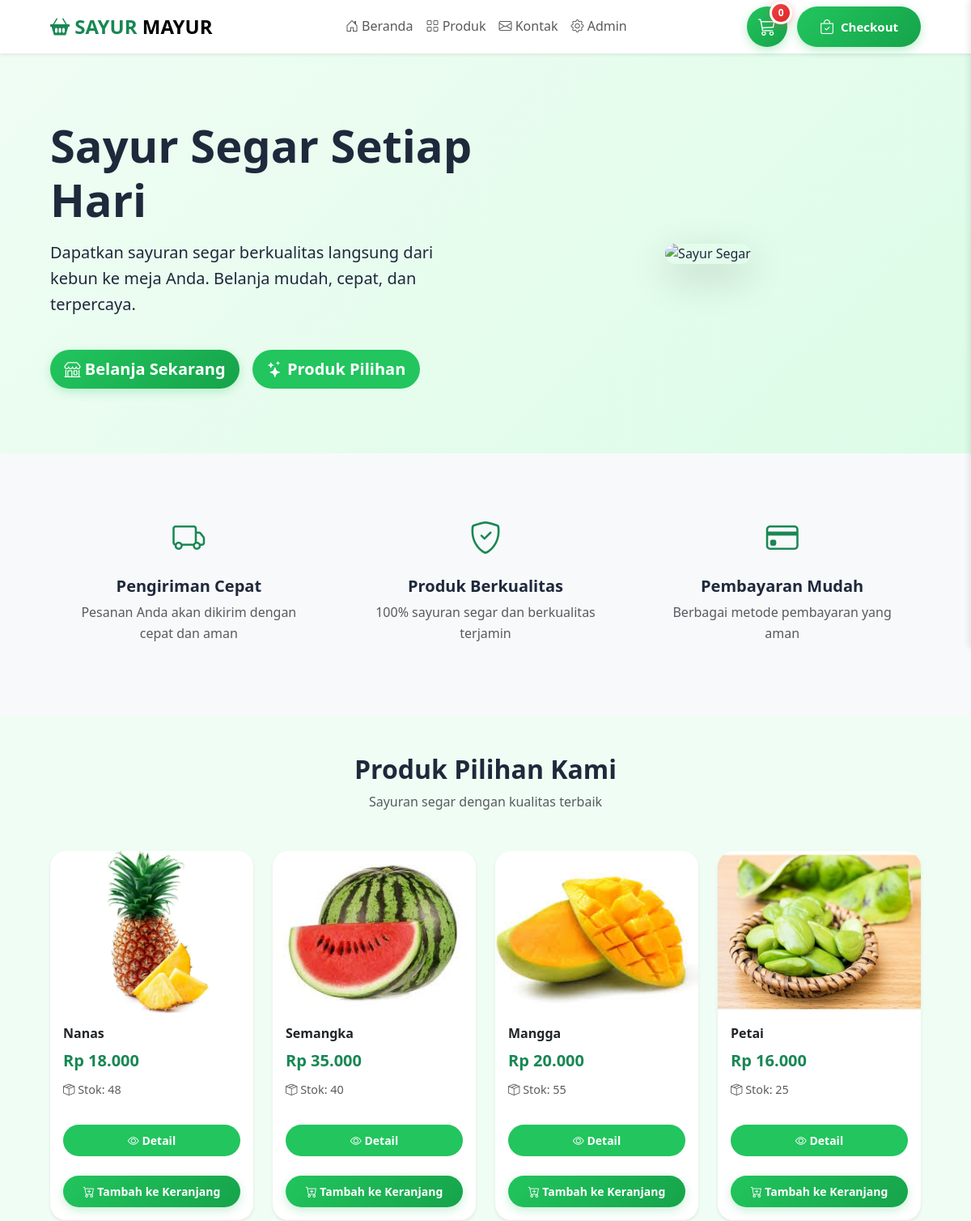
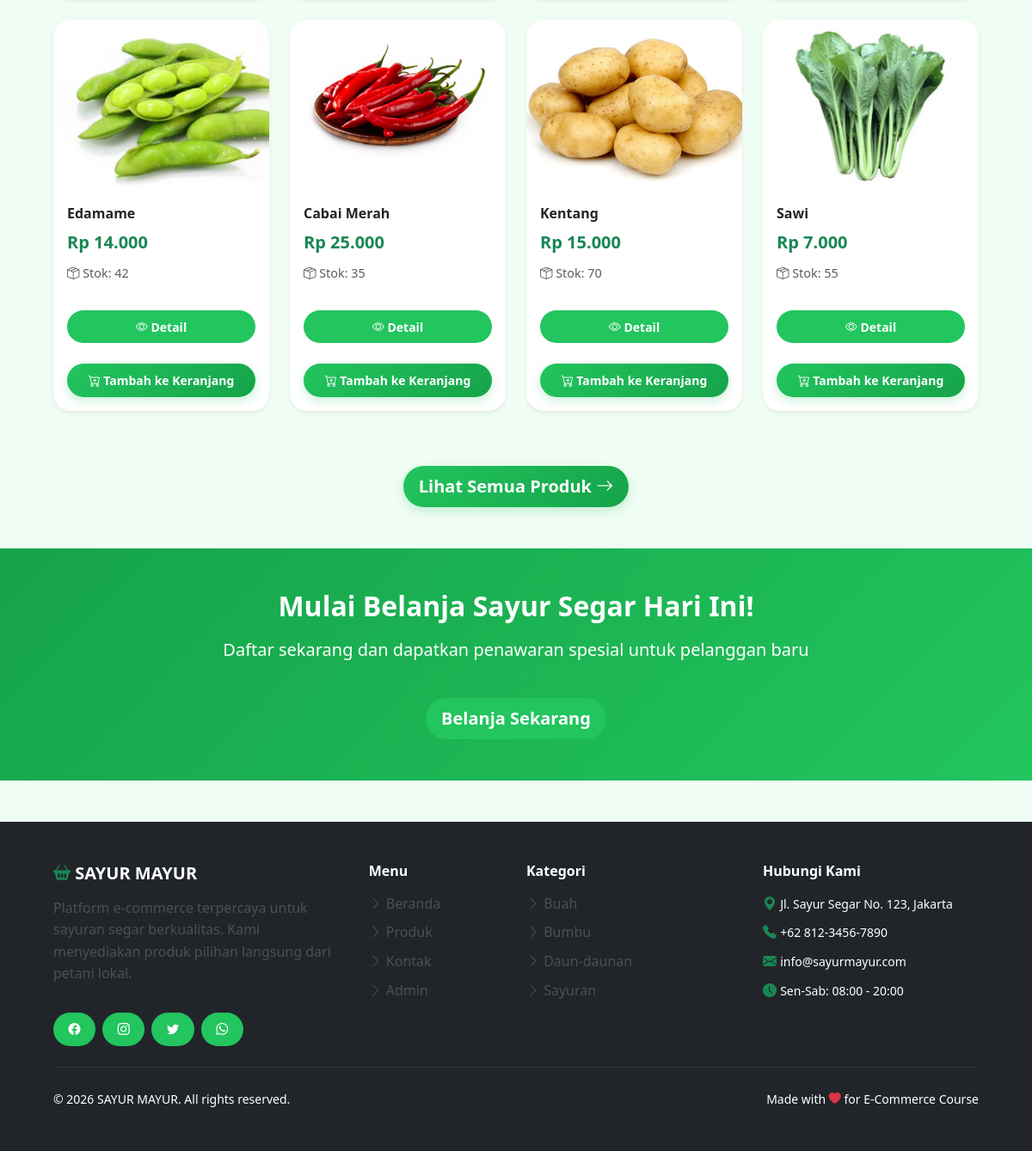
The page / on the database its author committed (2 pictures, top to bottom).
### tables this page shows
CREATE TABLE IF NOT EXISTS `produk` (
  `id` int(11) NOT NULL AUTO_INCREMENT,
  `nama` varchar(100) NOT NULL,
  `deskripsi` text,
  `harga` decimal(10,2) NOT NULL,
  `stock` int(11) NOT NULL DEFAULT 0,
  `gambar` varchar(255) DEFAULT 'default.jpg',
  `kategori` varchar(50) DEFAULT NULL,
  `berat` int(11) DEFAULT NULL COMMENT 'Berat dalam gram',
  `created_at` timestamp NOT NULL DEFAULT CURRENT_TIMESTAMP,
  `updated_at` timestamp NOT NULL DEFAULT CURRENT_TIMESTAMP ON UPDATE CURRENT_TIMESTAMP,
  PRIMARY KEY (`id`)
);

CREATE TABLE IF NOT EXISTS `kategori` (
  `id` int(11) NOT NULL AUTO_INCREMENT,
  `nama` varchar(50) NOT NULL UNIQUE,
  `deskripsi` text,
  `icon` varchar(50) DEFAULT NULL,
  `created_at` timestamp NOT NULL DEFAULT CURRENT_TIMESTAMP,
  PRIMARY KEY (`id`)
);

### config/functions.php (called while the page is built, shortened)
<?php
function sanitize($data) {
    return htmlspecialchars(trim($data), ENT_QUOTES, 'UTF-8');
}
function formatRupiah($angka) {
    return 'Rp ' . number_format($angka, 0, ',', '.');
}

### index.php (the view, shortened to what this page needs)
<?php
include 'config/koneksi.php';
include 'config/functions.php';
include 'includes/header.php';
$query = mysqli_query($conn, "SELECT * FROM produk WHERE stock > 0 ORDER BY id DESC LIMIT 8");
?>
<section class="hero-section">
  <div class="container">
    <div class="row align-items-center">
      <div class="col-lg-6">
        <h1 class="display-4 fw-bold mb-3">Sayur Segar Setiap Hari</h1>
        <p class="lead mb-4">Dapatkan sayuran segar berkualitas langsung dari kebun ke meja Anda. Belanja mudah, cepat, dan terpercaya.</p>
        <div class="d-flex gap-3">
          <a href="products.php" class="btn btn-success btn-lg">
            <i class="bi bi-shop"></i> Belanja Sekarang
          </a>
          <a href="#featured" class="btn btn-outline-success btn-lg">
            <i class="bi bi-stars"></i> Produk Pilihan
          </a>
        </div>
      </div>
      <div class="col-lg-6 text-center">
        <img src="https://images.unsplash.com/photo-1540420773420-3366772f4999?w=600"
             alt="Sayur Segar" class="img-fluid rounded-4 shadow-lg"
             style="max-height: 400px; object-fit: cover;">
      </div>
    </div>
  </div>
</section>
<section class="py-5 bg-light">
  <div class="container">
    <div class="row text-center g-4">
      <div class="col-md-4">
        <div class="feature-box p-4">
          <div class="icon-box mb-3">
            <i class="bi bi-truck fs-1 text-success"></i>
          </div>
          <h5 class="fw-bold">Pengiriman Cepat</h5>
          <p class="text-muted">Pesanan Anda akan dikirim dengan cepat dan aman</p>
        </div>
      </div>
      <div class="col-md-4">
        <div class="feature-box p-4">
          <div class="icon-box mb-3">
            <i class="bi bi-shield-check fs-1 text-success"></i>
          </div>
          <h5 class="fw-bold">Produk Berkualitas</h5>
          <p class="text-muted">100% sayuran segar dan berkualitas terjamin</p>
        </div>
      </div>
      <div class="col-md-4">
        <div class="feature-box p-4">
          <div class="icon-box mb-3">
            <i class="bi bi-credit-card fs-1 text-success"></i>
          </div>
          <h5 class="fw-bold">Pembayaran Mudah</h5>
          <p class="text-muted">Berbagai metode pembayaran yang aman</p>
        </div>
      </div>
    </div>
  </div>
</section>
<section id="featured" class="py-5">
  <div class="container">
    <div class="text-center mb-5">
      <h2 class="fw-bold">Produk Pilihan Kami</h2>
      <p class="text-muted">Sayuran segar dengan kualitas terbaik</p>
    </div>
    <div class="row g-4">
      <?php while ($product = mysqli_fetch_assoc($query)): ?>
        <div class="col-lg-3 col-md-4 col-sm-6">
          <div class="product-card card h-100 border-0 shadow-sm">
            <div class="product-image position-relative">
              <img src="assets/img/<?= sanitize($product['gambar']); ?>"
                   class="card-img-top"
                   alt="<?= sanitize($product['nama']); ?>"
                   style="height: 200px; object-fit: cover;">
            </div>
            <div class="card-body d-flex flex-column">
              <h6 class="card-title fw-bold"><?= sanitize($product['nama']); ?></h6>
              <p class="text-success fw-bold fs-5 mb-2"><?= formatRupiah($product['harga']); ?></p>
              <div class="text-muted small mb-3">
                <i class="bi bi-box-seam"></i> Stok: <?= $product['stock']; ?>
              </div>
              <div class="mt-auto d-grid gap-2">
                <a href="product_detail.php?id=<?= $product['id']; ?>" class="btn btn-outline-success btn-sm">
                  <i class="bi bi-eye"></i> Detail
                </a>
                <button class="btn btn-success btn-sm" onclick="addToCart({
                  id: <?= $product['id']; ?>,
                  name: '<?= sanitize($product['nama']); ?>',
                  price: <?= $product['harga']; ?>,
                  image: 'assets/img/<?= sanitize($product['gambar']); ?>'
                })">
                  <i class="bi bi-cart-plus"></i> Tambah ke Keranjang
                </button>
              </div>
            </div>
          </div>
        </div>
      <?php endwhile; ?>
    </div>
    <div class="text-center mt-5">
      <a href="products.php" class="btn btn-success btn-lg">
        Lihat Semua Produk <i class="bi bi-arrow-right"></i>
      </a>
    </div>
  </div>
</section>
<section class="cta-section py-5 bg-success text-white">
  <div class="container text-center">
    <h2 class="fw-bold mb-3">Mulai Belanja Sayur Segar Hari Ini!</h2>
    <p class="lead mb-4">Daftar sekarang dan dapatkan penawaran spesial untuk pelanggan baru</p>
    <a href="products.php" class="btn btn-light btn-lg">Belanja Sekarang</a>
  </div>
</section>
<?php include 'includes/footer.php'; ?>

### includes/footer.php (shortened to what this page needs)
<footer class="bg-dark text-white mt-5">
  <div class="container py-5">
    <div class="row g-4">
      <div class="col-lg-4 col-md-6">
        <h5 class="fw-bold mb-3">
          <i class="bi bi-basket2-fill text-success"></i> SAYUR MAYUR
        </h5>
        <p class="text-light-emphasis">
          Platform e-commerce terpercaya untuk sayuran segar berkualitas.
          Kami menyediakan produk pilihan langsung dari petani lokal.
        </p>
        <div class="d-flex gap-2">
          <a href="#" class="btn btn-outline-light btn-sm">
            <i class="bi bi-facebook"></i>
          </a>
          <a href="#" class="btn btn-outline-light btn-sm">
            <i class="bi bi-instagram"></i>
          </a>
          <a href="#" class="btn btn-outline-light btn-sm">
            <i class="bi bi-twitter"></i>
          </a>
          <a href="#" class="btn btn-outline-light btn-sm">
            <i class="bi bi-whatsapp"></i>
          </a>
        </div>
      </div>
      <div class="col-lg-2 col-md-6">
        <h6 class="fw-bold mb-3">Menu</h6>
        <ul class="list-unstyled">
          <li class="mb-2">
            <a href="index.php" class="text-light-emphasis text-decoration-none">
              <i class="bi bi-chevron-right"></i> Beranda
            </a>
          </li>
          <li class="mb-2">
            <a href="products.php" class="text-light-emphasis text-decoration-none">
              <i class="bi bi-chevron-right"></i> Produk
            </a>
          </li>
          <li class="mb-2">
            <a href="contact.php" class="text-light-emphasis text-decoration-none">
              <i class="bi bi-chevron-right"></i> Kontak
            </a>
          </li>
          <li class="mb-2">
            <a href="admin/index.php" class="text-light-emphasis text-decoration-none">
              <i class="bi bi-chevron-right"></i> Admin
            </a>
          </li>
        </ul>
      </div>
      <div class="col-lg-3 col-md-6">
        <h6 class="fw-bold mb-3">Kategori</h6>
        <ul class="list-unstyled">
          <?php
            $result = mysqli_query($conn, "SELECT * FROM kategori ORDER BY nama ASC");
            if ($result && mysqli_num_rows($result) > 0) {
              while ($cat = mysqli_fetch_assoc($result)) {
                echo '<li class="mb-2">';
                echo '<a href="products.php?kategori=' . urlencode($cat['nama']) . '" class="text-light-emphasis text-decoration-none">';
                echo '<i class="bi bi-chevron-right"></i> ' . htmlspecialchars($cat['nama']);
                echo '</a></li>';
              }
            }
          ?>
        </ul>
      </div>
      <div class="col-lg-3 col-md-6">
        <h6 class="fw-bold mb-3">Hubungi Kami</h6>
        <ul class="list-unstyled">
          <li class="mb-2">
            <i class="bi bi-geo-alt-fill text-success"></i>
            <small>Jl. Sayur Segar No. 123, Jakarta</small>
          </li>
          <li class="mb-2">
            <i class="bi bi-telephone-fill text-success"></i>
            <small>+62 812-3456-7890</small>
          </li>
          <li class="mb-2">
            <i class="bi bi-envelope-fill text-success"></i>
            <small>info@sayurmayur.com</small>
          </li>
          <li class="mb-2">
            <i class="bi bi-clock-fill text-success"></i>
            <small>Sen-Sab: 08:00 - 20:00</small>
          </li>
        </ul>
      </div>
    </div>
    <hr class="my-4 border-secondary">
    <div class="row">
      <div class="col-md-6 text-center text-md-start">
        <small>
          &copy; <?= date('Y'); ?> SAYUR MAYUR. All rights reserved.
        </small>
      </div>
      <div class="col-md-6 text-center text-md-end">
        <small>
          Made with <i class="bi bi-heart-fill text-danger"></i> for E-Commerce Course
        </small>
      </div>
    </div>
  </div>
</footer>
</body>
</html>

### assets/css/style.css (style rules this page uses)
:root { --primary: #22c55e; --primary-dark: #16a34a; --secondary: #dcfce7; --accent: #22c55e; --text: #1e293b; --muted: #64748b; --bg: #f0fdf4; --card: #ffffff; --shadow: 0 4px 16px rgba(34, 197, 94, 0.1); --success: #16a34a; --error: #dc2626; }
* { box-sizing:border-box;margin:0;padding:0 }
body { font-family:'Segoe UI',Tahoma,Geneva,Verdana,sans-serif; background:var(--bg); color:var(--text); line-height:1.6; font-size:16px; }
a { color:var(--accent);text-decoration:none }
.container { width:min(1100px,92%); margin-inline:auto; }
.small { font-size:.9rem }
.card { background:var(--card); border-radius:20px; box-shadow:0 2px 12px rgba(34, 197, 94, 0.08); overflow:hidden; display:flex; flex-direction:column; transition:all 0.35s cubic-bezier(0.4, 0, 0.2, 1); border:1px solid rgba(34, 197, 94, 0.1); position:relative; }
.card::before { content:''; position:absolute; top:0; left:0; right:0; height:3px; background:linear-gradient(90deg, #22c55e, #84cc16); opacity:0; transition:opacity 0.3s ease; }
.card img { width:100%; aspect-ratio:1/1; object-fit:cover; }
.btn { display:inline-block; background:var(--accent); color:#fff; margin-top: 1rem; padding:.55rem 1.1rem; border-radius:999px; border:none; cursor:pointer; font-weight:600; text-align:center; transition:all 0.3s ease; }
.btn-success, button.btn-success { background:linear-gradient(135deg, #22c55e 0%, #16a34a 100%); border:none; color:#fff; font-weight:700; transition:all 0.3s cubic-bezier(0.4, 0, 0.2, 1); box-shadow:0 4px 12px rgba(34, 197, 94, 0.25); }

### index.php (style rules this page uses)
.hero-section { padding: 80px 0; background: linear-gradient(135deg, #f0fdf4 0%, #dcfce7 100%); }
.feature-box { transition: transform 0.3s ease; }
.product-card { transition: all 0.3s ease; }
.cta-section { background: linear-gradient(135deg, #16a34a 0%, #22c55e 100%); }

### rows shown on the page
produk: gambar (picture), nama "Nanas", harga "Rp 18.000", stock "48"
produk: gambar (picture), nama "Semangka", harga "Rp 35.000", stock "40"
produk: gambar (picture), nama "Mangga", harga "Rp 20.000", stock "55"
produk: gambar (picture), nama "Petai", harga "Rp 16.000", stock "25"
produk: gambar (picture), nama "Edamame", harga "Rp 14.000", stock "42"
produk: gambar (picture), nama "Cabai Merah", harga "Rp 25.000", stock "35"
produk: gambar (picture), nama "Kentang", harga "Rp 15.000", stock "70"
produk: gambar (picture), nama "Sawi", harga "Rp 7.000", stock "55"
kategori: nama "Buah"
kategori: nama "Bumbu"
kategori: nama "Daun-daunan"
kategori: nama "Sayuran"
